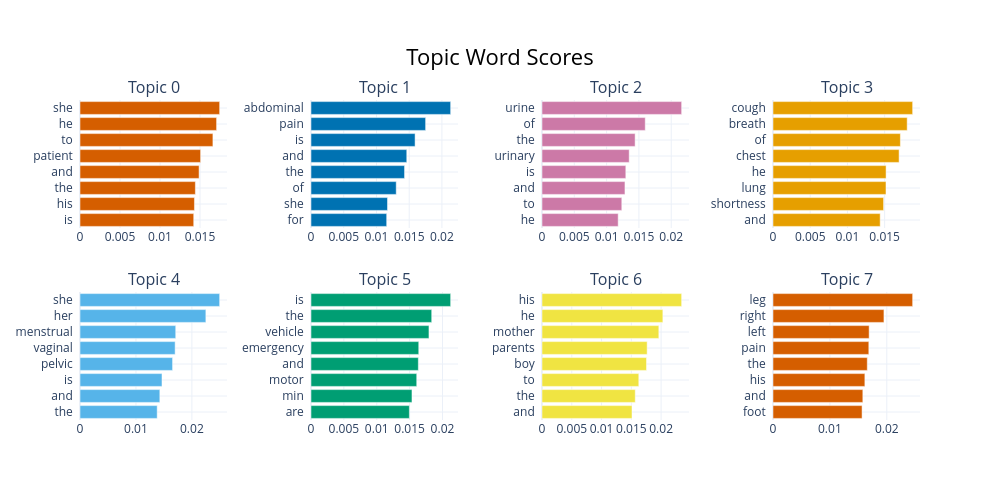

Source (notebook cell):
### Markdown cell above
## 7. BERTopic Visualisations

### Code cell
# Top-word barchart for 8 largest topics
topic_model.visualize_barchart(top_n_topics=8, n_words=8)

### Figure 1 — Plotly figure (JSON) as saved in the notebook; plotly's stock layout.template omitted (floating-point values rounded to 4 significant figures)
{"data": [{"marker": {"color": "#D55E00"}, "orientation": "h", "type": "bar", "x": [0.01421, 0.0143, 0.01442, 0.01488, 0.01508, 0.01661, 0.01707, 0.01745], "xaxis": "x", "y": ["is  ", "his  ", "the  ", "and  ", "patient  ", "to  ", "he  ", "she  "], "yaxis": "y"}, {"marker": {"color": "#0072B2"}, "orientation": "h", "type": "bar", "x": [0.01156, 0.01169, 0.01302, 0.01429, 0.01463, 0.0159, 0.01751, 0.02133], "xaxis": "x2", "y": ["for  ", "she  ", "of  ", "the  ", "and  ", "is  ", "pain  ", "abdominal  "], "yaxis": "y2"}, {"marker": {"color": "#CC79A7"}, "orientation": "h", "type": "bar", "x": [0.01179, 0.01235, 0.01284, 0.01297, 0.01349, 0.01441, 0.01598, 0.02161], "xaxis": "x3", "y": ["he  ", "to  ", "and  ", "is  ", "urinary  ", "the  ", "of  ", "urine  "], "yaxis": "y3"}, {"marker": {"color": "#E69F00"}, "orientation": "h", "type": "bar", "x": [0.0144, 0.01486, 0.01518, 0.01519, 0.01694, 0.01711, 0.01803, 0.01876], "xaxis": "x4", "y": ["and  ", "shortness  ", "lung  ", "he  ", "chest  ", "of  ", "breath  ", "cough  "], "yaxis": "y4"}, {"marker": {"color": "#56B4E9"}, "orientation": "h", "type": "bar", "x": [0.0138, 0.01427, 0.01466, 0.01655, 0.01701, 0.01711, 0.0225, 0.02496], "xaxis": "x5", "y": ["the  ", "and  ", "is  ", "pelvic  ", "vaginal  ", "menstrual  ", "her  ", "she  "], "yaxis": "y5"}, {"marker": {"color": "#009E73"}, "orientation": "h", "type": "bar", "x": [0.01496, 0.01536, 0.01608, 0.01632, 0.01639, 0.01794, 0.01836, 0.02124], "xaxis": "x6", "y": ["are  ", "min  ", "motor  ", "and  ", "emergency  ", "vehicle  ", "the  ", "is  "], "yaxis": "y6"}, {"marker": {"color": "#F0E442"}, "orientation": "h", "type": "bar", "x": [0.01511, 0.01566, 0.01625, 0.01755, 0.01766, 0.01962, 0.02029, 0.02345], "xaxis": "x7", "y": ["and  ", "the  ", "to  ", "boy  ", "parents  ", "mother  ", "he  ", "his  "], "yaxis": "y7"}, {"marker": {"color": "#D55E00"}, "orientation": "h", "type": "bar", "x": [0.01565, 0.01579, 0.01614, 0.01657, 0.01684, 0.0169, 0.0195, 0.02454], "xaxis": "x8", "y": ["foot  ", "and  ", "his  ", "the  ", "pain  ", "left  ", "right  ", "leg  "], "yaxis": "y8"}], "layout": {"annotations": [{"font": {"size": 16}, "showarrow": false, "text": "Topic 0", "x": 0.0875, "xanchor": "center", "xref": "paper", "y": 1, "yanchor": "bottom", "yref": "paper"}, {"font": {"size": 16}, "showarrow": false, "text": "Topic 1", "x": 0.3625, "xanchor": "center", "xref": "paper", "y": 1, "yanchor": "bottom", "yref": "paper"}, {"font": {"size": 16}, "showarrow": false, "text": "Topic 2", "x": 0.6375, "xanchor": "center", "xref": "paper", "y": 1, "yanchor": "bottom", "yref": "paper"}, {"font": {"size": 16}, "showarrow": false, "text": "Topic 3", "x": 0.9125, "xanchor": "center", "xref": "paper", "y": 1, "yanchor": "bottom", "yref": "paper"}, {"font": {"size": 16}, "showarrow": false, "text": "Topic 4", "x": 0.0875, "xanchor": "center", "xref": "paper", "y": 0.4, "yanchor": "bottom", "yref": "paper"}, {"font": {"size": 16}, "showarrow": false, "text": "Topic 5", "x": 0.3625, "xanchor": "center", "xref": "paper", "y": 0.4, "yanchor": "bottom", "yref": "paper"}, {"font": {"size": 16}, "showarrow": false, "text": "Topic 6", "x": 0.6375, "xanchor": "center", "xref": "paper", "y": 0.4, "yanchor": "bottom", "yref": "paper"}, {"font": {"size": 16}, "showarrow": false, "text": "Topic 7", "x": 0.9125, "xanchor": "center", "xref": "paper", "y": 0.4, "yanchor": "bottom", "yref": "paper"}], "height": 500, "hoverlabel": {"bgcolor": "white", "font": {"family": "Rockwell", "size": 16}}, "showlegend": false, "title": {"font": {"color": "Black", "size": 22}, "text": "Topic Word Scores", "x": 0.5, "xanchor": "center", "yanchor": "top"}, "width": 1000, "xaxis": {"anchor": "y", "domain": [0, 0.175], "showgrid": true}, "xaxis2": {"anchor": "y2", "domain": [0.275, 0.45], "showgrid": true}, "xaxis3": {"anchor": "y3", "domain": [0.55, 0.725], "showgrid": true}, "xaxis4": {"anchor": "y4", "domain": [0.825, 1], "showgrid": true}, "xaxis5": {"anchor": "y5", "domain": [0, 0.175], "showgrid": true}, "xaxis6": {"anchor": "y6", "domain": [0.275, 0.45], "showgrid": true}, "xaxis7": {"anchor": "y7", "domain": [0.55, 0.725], "showgrid": true}, "xaxis8": {"anchor": "y8", "domain": [0.825, 1], "showgrid": true}, "yaxis": {"anchor": "x", "domain": [0.6, 1], "showgrid": true}, "yaxis2": {"anchor": "x2", "domain": [0.6, 1], "showgrid": true}, "yaxis3": {"anchor": "x3", "domain": [0.6, 1], "showgrid": true}, "yaxis4": {"anchor": "x4", "domain": [0.6, 1], "showgrid": true}, "yaxis5": {"anchor": "x5", "domain": [0, 0.4], "showgrid": true}, "yaxis6": {"anchor": "x6", "domain": [0, 0.4], "showgrid": true}, "yaxis7": {"anchor": "x7", "domain": [0, 0.4], "showgrid": true}, "yaxis8": {"anchor": "x8", "domain": [0, 0.4], "showgrid": true}}}
